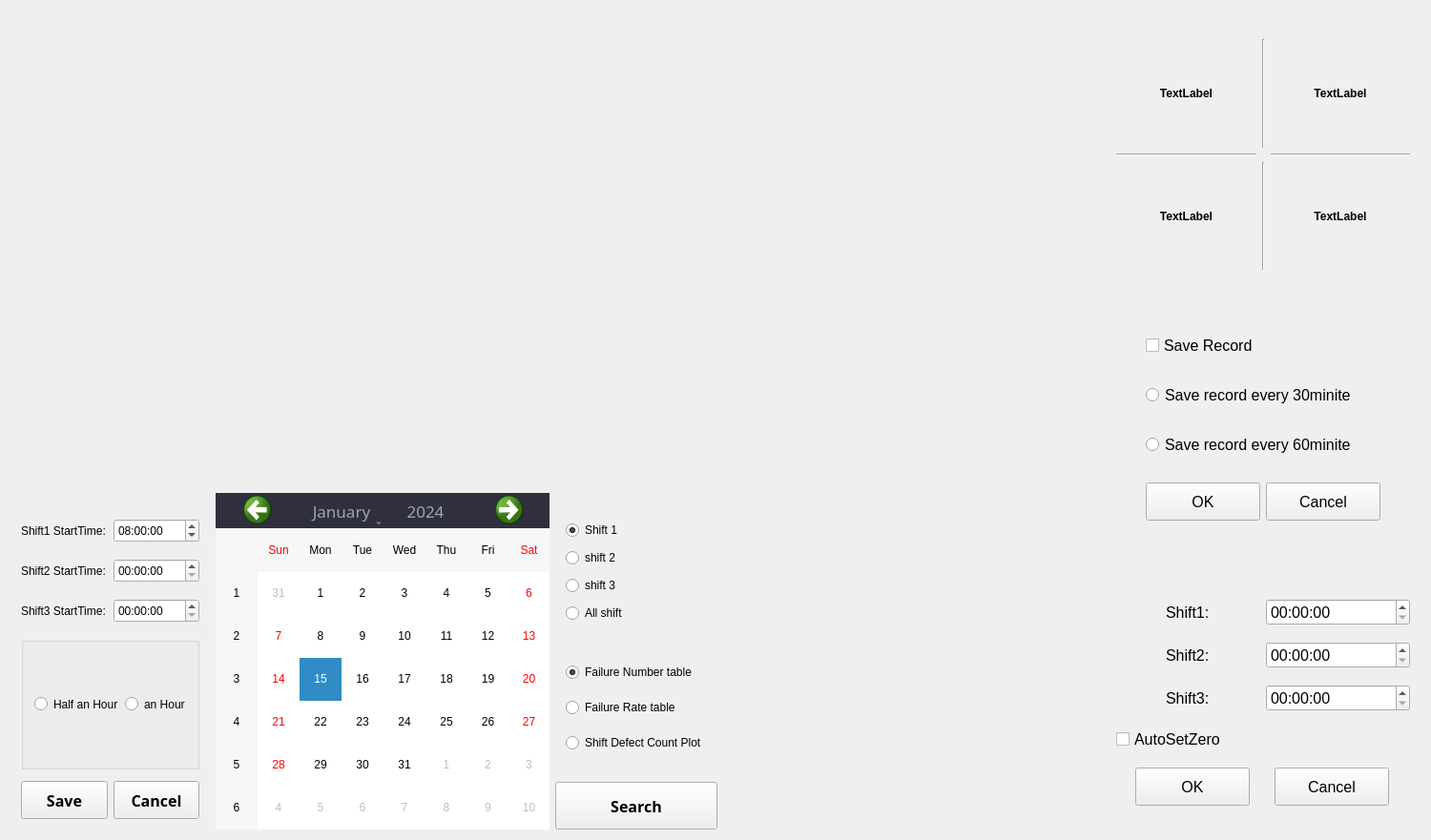
<?xml version="1.0" encoding="UTF-8"?>
<ui version="4.0">
 <class>widget_count</class>
 <widget class="QWidget" name="widget_count">
  <property name="geometry">
   <rect>
    <x>0</x>
    <y>0</y>
    <width>1500</width>
    <height>881</height>
   </rect>
  </property>
  <property name="windowTitle">
   <string>widget_count</string>
  </property>
  <layout class="QHBoxLayout" name="horizontalLayout">
   <item>
    <layout class="QVBoxLayout" name="verticalLayout">
     <property name="spacing">
      <number>0</number>
     </property>
     <property name="leftMargin">
      <number>0</number>
     </property>
     <property name="rightMargin">
      <number>0</number>
     </property>
     <item>
      <widget class="DHBaseWidget" name="widget" native="true">
       <property name="minimumSize">
        <size>
         <width>0</width>
         <height>25</height>
        </size>
       </property>
       <property name="maximumSize">
        <size>
         <width>16777215</width>
         <height>25</height>
        </size>
       </property>
      </widget>
     </item>
     <item>
      <widget class="QStackedWidget" name="stackedWidget">
       <property name="currentIndex">
        <number>1</number>
       </property>
       <widget class="QWidget" name="page">
        <layout class="QVBoxLayout" name="verticalLayout_4">
         <property name="spacing">
          <number>0</number>
         </property>
         <property name="leftMargin">
          <number>0</number>
         </property>
         <property name="topMargin">
          <number>5</number>
         </property>
         <property name="rightMargin">
          <number>0</number>
         </property>
         <property name="bottomMargin">
          <number>0</number>
         </property>
         <item>
          <widget class="QWidget" name="widget_page1" native="true">
           <layout class="QVBoxLayout" name="verticalLayout_7" stretch="2,2,3">
            <property name="leftMargin">
             <number>0</number>
            </property>
            <property name="topMargin">
             <number>5</number>
            </property>
            <property name="rightMargin">
             <number>0</number>
            </property>
            <property name="bottomMargin">
             <number>0</number>
            </property>
            <item>
             <widget class="QTableView" name="tableView_1"/>
            </item>
            <item>
             <widget class="QTableView" name="tableView_2"/>
            </item>
            <item>
             <layout class="QHBoxLayout" name="horizontalLayout_9">
              <item>
               <widget class="DHBaseWidget" name="widget_HistotySearch" native="true">
                <property name="sizePolicy">
                 <sizepolicy hsizetype="Fixed" vsizetype="Preferred">
                  <horstretch>0</horstretch>
                  <verstretch>0</verstretch>
                 </sizepolicy>
                </property>
                <property name="minimumSize">
                 <size>
                  <width>400</width>
                  <height>0</height>
                 </size>
                </property>
                <property name="maximumSize">
                 <size>
                  <width>400</width>
                  <height>16777215</height>
                 </size>
                </property>
                <layout class="QVBoxLayout" name="verticalLayout_5" stretch="0,6,1,0">
                 <property name="spacing">
                  <number>10</number>
                 </property>
                 <property name="leftMargin">
                  <number>0</number>
                 </property>
                 <property name="topMargin">
                  <number>30</number>
                 </property>
                 <property name="rightMargin">
                  <number>0</number>
                 </property>
                 <property name="bottomMargin">
                  <number>0</number>
                 </property>
                 <item>
                  <spacer name="verticalSpacer_3">
                   <property name="orientation">
                    <enum>Qt::Vertical</enum>
                   </property>
                   <property name="sizeHint" stdset="0">
                    <size>
                     <width>20</width>
                     <height>20</height>
                    </size>
                   </property>
                  </spacer>
                 </item>
                 <item>
                  <layout class="QHBoxLayout" name="horizontalLayout_7">
                   <item>
                    <spacer name="horizontalSpacer_2">
                     <property name="orientation">
                      <enum>Qt::Horizontal</enum>
                     </property>
                     <property name="sizeType">
                      <enum>QSizePolicy::Fixed</enum>
                     </property>
                     <property name="sizeHint" stdset="0">
                      <size>
                       <width>20</width>
                       <height>20</height>
                      </size>
                     </property>
                    </spacer>
                   </item>
                   <item>
                    <widget class="QCalendarWidget" name="calendarWidget_1">
                     <property name="maximumSize">
                      <size>
                       <width>330</width>
                       <height>300</height>
                      </size>
                     </property>
                     <property name="styleSheet">
                      <string notr="true">
QToolButton#qt_calendar_monthbutton,#qt_calendar_yearbutton{

color: #9ea5a9; 

font: 13pt simHei; 
}

QCalendarWidget QWidget#qt_calendar_navigationbar
{

background-color: #2F2F3E;
}
QCalendarWidget QToolButton {
    height: 30px;
    width: 80px;
    color: white;
    font-size: 24px;
    icon-size: 48px, 48px;
}
QCalendarWidget QMenu {
    width: 100px;
    left: 20px;
    color: white;
    font-size: 18px;
}

</string>
                     </property>
                     <property name="locale">
                      <locale language="English" country="UnitedStates"/>
                     </property>
                    </widget>
                   </item>
                   <item>
                    <spacer name="horizontalSpacer_3">
                     <property name="orientation">
                      <enum>Qt::Horizontal</enum>
                     </property>
                     <property name="sizeType">
                      <enum>QSizePolicy::Fixed</enum>
                     </property>
                     <property name="sizeHint" stdset="0">
                      <size>
                       <width>20</width>
                       <height>20</height>
                      </size>
                     </property>
                    </spacer>
                   </item>
                  </layout>
                 </item>
                 <item>
                  <layout class="QHBoxLayout" name="horizontalLayout_3">
                   <property name="leftMargin">
                    <number>15</number>
                   </property>
                   <property name="rightMargin">
                    <number>15</number>
                   </property>
                   <item>
                    <widget class="QPushButton" name="Btn_OpenExcel">
                     <property name="sizePolicy">
                      <sizepolicy hsizetype="Fixed" vsizetype="Expanding">
                       <horstretch>0</horstretch>
                       <verstretch>0</verstretch>
                      </sizepolicy>
                     </property>
                     <property name="minimumSize">
                      <size>
                       <width>120</width>
                       <height>0</height>
                      </size>
                     </property>
                     <property name="text">
                      <string>Open Excel Table</string>
                     </property>
                    </widget>
                   </item>
                   <item>
                    <spacer name="horizontalSpacer">
                     <property name="orientation">
                      <enum>Qt::Horizontal</enum>
                     </property>
                     <property name="sizeHint" stdset="0">
                      <size>
                       <width>40</width>
                       <height>20</height>
                      </size>
                     </property>
                    </spacer>
                   </item>
                   <item>
                    <widget class="QPushButton" name="Btn_HistorySearch">
                     <property name="sizePolicy">
                      <sizepolicy hsizetype="Fixed" vsizetype="Expanding">
                       <horstretch>0</horstretch>
                       <verstretch>0</verstretch>
                      </sizepolicy>
                     </property>
                     <property name="minimumSize">
                      <size>
                       <width>120</width>
                       <height>0</height>
                      </size>
                     </property>
                     <property name="text">
                      <string>History Search</string>
                     </property>
                    </widget>
                   </item>
                  </layout>
                 </item>
                 <item>
                  <spacer name="verticalSpacer_2">
                   <property name="orientation">
                    <enum>Qt::Vertical</enum>
                   </property>
                   <property name="sizeHint" stdset="0">
                    <size>
                     <width>20</width>
                     <height>20</height>
                    </size>
                   </property>
                  </spacer>
                 </item>
                </layout>
               </widget>
              </item>
              <item>
               <widget class="DHBaseWidget" name="widget_TimePie" native="true">
                <property name="sizePolicy">
                 <sizepolicy hsizetype="Expanding" vsizetype="Expanding">
                  <horstretch>0</horstretch>
                  <verstretch>0</verstretch>
                 </sizepolicy>
                </property>
                <layout class="QVBoxLayout" name="verticalLayout_6">
                 <property name="spacing">
                  <number>0</number>
                 </property>
                 <property name="leftMargin">
                  <number>0</number>
                 </property>
                 <property name="topMargin">
                  <number>30</number>
                 </property>
                 <property name="rightMargin">
                  <number>0</number>
                 </property>
                 <property name="bottomMargin">
                  <number>0</number>
                 </property>
                 <item>
                  <widget class="QWidget" name="widget_pie1" native="true">
                   <property name="styleSheet">
                    <string notr="true"/>
                   </property>
                  </widget>
                 </item>
                </layout>
               </widget>
              </item>
             </layout>
            </item>
           </layout>
          </widget>
         </item>
        </layout>
       </widget>
       <widget class="QWidget" name="page_2">
        <layout class="QVBoxLayout" name="verticalLayout_12" stretch="4,3">
         <property name="spacing">
          <number>5</number>
         </property>
         <property name="leftMargin">
          <number>0</number>
         </property>
         <property name="topMargin">
          <number>5</number>
         </property>
         <property name="rightMargin">
          <number>0</number>
         </property>
         <property name="bottomMargin">
          <number>0</number>
         </property>
         <item>
          <widget class="QCustomPlot" name="CustomPlot" native="true">
           <property name="contextMenuPolicy">
            <enum>Qt::CustomContextMenu</enum>
           </property>
           <property name="styleSheet">
            <string notr="true"/>
           </property>
          </widget>
         </item>
         <item>
          <layout class="QHBoxLayout" name="horizontalLayout_10" stretch="2,4,2,7">
           <property name="leftMargin">
            <number>0</number>
           </property>
           <item>
            <widget class="DHBaseWidget" name="widget_HistoryShift" native="true">
             <property name="contextMenuPolicy">
              <enum>Qt::NoContextMenu</enum>
             </property>
             <layout class="QGridLayout" name="gridLayout_2" rowstretch="1,0,0,0,0,0">
              <property name="topMargin">
               <number>25</number>
              </property>
              <property name="verticalSpacing">
               <number>12</number>
              </property>
              <item row="5" column="1">
               <widget class="QPushButton" name="pushButton_Cancel">
                <property name="minimumSize">
                 <size>
                  <width>0</width>
                  <height>40</height>
                 </size>
                </property>
                <property name="font">
                 <font>
                  <family>微软雅黑</family>
                  <pointsize>12</pointsize>
                  <weight>75</weight>
                  <bold>true</bold>
                 </font>
                </property>
                <property name="text">
                 <string>Cancel</string>
                </property>
               </widget>
              </item>
              <item row="3" column="0">
               <widget class="QLabel" name="label_4">
                <property name="minimumSize">
                 <size>
                  <width>0</width>
                  <height>30</height>
                 </size>
                </property>
                <property name="text">
                 <string>Shift3 StartTime:</string>
                </property>
               </widget>
              </item>
              <item row="2" column="1">
               <widget class="QTimeEdit" name="timeEdit_2">
                <property name="minimumSize">
                 <size>
                  <width>0</width>
                  <height>25</height>
                 </size>
                </property>
                <property name="maximumTime">
                 <time>
                  <hour>23</hour>
                  <minute>59</minute>
                  <second>59</second>
                 </time>
                </property>
                <property name="minimumTime">
                 <time>
                  <hour>0</hour>
                  <minute>0</minute>
                  <second>0</second>
                 </time>
                </property>
                <property name="displayFormat">
                 <string>HH:mm:ss</string>
                </property>
               </widget>
              </item>
              <item row="3" column="1">
               <widget class="QTimeEdit" name="timeEdit_3">
                <property name="minimumSize">
                 <size>
                  <width>0</width>
                  <height>25</height>
                 </size>
                </property>
                <property name="maximumTime">
                 <time>
                  <hour>23</hour>
                  <minute>59</minute>
                  <second>59</second>
                 </time>
                </property>
                <property name="minimumTime">
                 <time>
                  <hour>0</hour>
                  <minute>0</minute>
                  <second>0</second>
                 </time>
                </property>
                <property name="displayFormat">
                 <string>HH:mm:ss</string>
                </property>
               </widget>
              </item>
              <item row="2" column="0">
               <widget class="QLabel" name="label_5">
                <property name="minimumSize">
                 <size>
                  <width>0</width>
                  <height>30</height>
                 </size>
                </property>
                <property name="text">
                 <string>Shift2 StartTime:</string>
                </property>
               </widget>
              </item>
              <item row="5" column="0">
               <widget class="QPushButton" name="pushButton_Save">
                <property name="minimumSize">
                 <size>
                  <width>0</width>
                  <height>40</height>
                 </size>
                </property>
                <property name="font">
                 <font>
                  <family>微软雅黑</family>
                  <pointsize>12</pointsize>
                  <weight>75</weight>
                  <bold>true</bold>
                 </font>
                </property>
                <property name="text">
                 <string>Save</string>
                </property>
               </widget>
              </item>
              <item row="4" column="0" colspan="2">
               <widget class="QGroupBox" name="groupBox">
                <property name="minimumSize">
                 <size>
                  <width>0</width>
                  <height>50</height>
                 </size>
                </property>
                <property name="contextMenuPolicy">
                 <enum>Qt::NoContextMenu</enum>
                </property>
                <property name="styleSheet">
                 <string notr="true">border-color: rgb(190, 190, 190);</string>
                </property>
                <property name="title">
                 <string/>
                </property>
                <layout class="QHBoxLayout" name="horizontalLayout_11">
                 <item>
                  <widget class="QRadioButton" name="radioBtn_Half">
                   <property name="text">
                    <string>Half an Hour</string>
                   </property>
                  </widget>
                 </item>
                 <item>
                  <widget class="QRadioButton" name="radioBtn_anHour">
                   <property name="text">
                    <string>an Hour</string>
                   </property>
                  </widget>
                 </item>
                </layout>
               </widget>
              </item>
              <item row="0" column="0">
               <widget class="QLabel" name="label_1">
                <property name="minimumSize">
                 <size>
                  <width>0</width>
                  <height>30</height>
                 </size>
                </property>
                <property name="text">
                 <string>Shift1 StartTime:</string>
                </property>
               </widget>
              </item>
              <item row="0" column="1">
               <widget class="QTimeEdit" name="timeEdit_1">
                <property name="minimumSize">
                 <size>
                  <width>0</width>
                  <height>25</height>
                 </size>
                </property>
                <property name="time">
                 <time>
                  <hour>8</hour>
                  <minute>0</minute>
                  <second>0</second>
                 </time>
                </property>
                <property name="maximumTime">
                 <time>
                  <hour>23</hour>
                  <minute>59</minute>
                  <second>59</second>
                 </time>
                </property>
                <property name="displayFormat">
                 <string>HH:mm:ss</string>
                </property>
               </widget>
              </item>
             </layout>
            </widget>
           </item>
           <item>
            <widget class="QCalendarWidget" name="calendarWidget_2">
             <property name="minimumSize">
              <size>
               <width>350</width>
               <height>0</height>
              </size>
             </property>
             <property name="maximumSize">
              <size>
               <width>350</width>
               <height>16777215</height>
              </size>
             </property>
             <property name="contextMenuPolicy">
              <enum>Qt::NoContextMenu</enum>
             </property>
             <property name="styleSheet">
              <string notr="true">
QToolButton#qt_calendar_monthbutton,#qt_calendar_yearbutton{

color: #9ea5a9; 

font: 13pt simHei; 
}

QCalendarWidget QWidget#qt_calendar_navigationbar
{

background-color: #2F2F3E;
}
QCalendarWidget QToolButton {
    height: 30px;
    width: 100px;
    color: white;
    font-size: 24px;
    icon-size: 48px, 48px;
}
QCalendarWidget QMenu {
    width: 100px;
    left: 20px;
    color: white;
    font-size: 18px;
}

</string>
             </property>
             <property name="locale">
              <locale language="English" country="UnitedStates"/>
             </property>
            </widget>
           </item>
           <item>
            <layout class="QVBoxLayout" name="verticalLayout_8">
             <property name="topMargin">
              <number>0</number>
             </property>
             <property name="bottomMargin">
              <number>0</number>
             </property>
             <item>
              <widget class="DHBaseWidget" name="widget_shiftSearch" native="true">
               <property name="sizePolicy">
                <sizepolicy hsizetype="Preferred" vsizetype="Preferred">
                 <horstretch>0</horstretch>
                 <verstretch>0</verstretch>
                </sizepolicy>
               </property>
               <property name="contextMenuPolicy">
                <enum>Qt::NoContextMenu</enum>
               </property>
               <layout class="QVBoxLayout" name="verticalLayout_9">
                <property name="spacing">
                 <number>5</number>
                </property>
                <property name="topMargin">
                 <number>25</number>
                </property>
                <property name="bottomMargin">
                 <number>5</number>
                </property>
                <item>
                 <widget class="QRadioButton" name="radioButton_Shift1">
                  <property name="text">
                   <string>Shift 1</string>
                  </property>
                  <property name="checked">
                   <bool>true</bool>
                  </property>
                 </widget>
                </item>
                <item>
                 <widget class="QRadioButton" name="radioButton_Shift2">
                  <property name="text">
                   <string>shift 2</string>
                  </property>
                 </widget>
                </item>
                <item>
                 <widget class="QRadioButton" name="radioButton_Shift3">
                  <property name="text">
                   <string>shift 3</string>
                  </property>
                 </widget>
                </item>
                <item>
                 <widget class="QRadioButton" name="radioButton_ShiftAll">
                  <property name="text">
                   <string>All shift</string>
                  </property>
                 </widget>
                </item>
               </layout>
              </widget>
             </item>
             <item>
              <widget class="DHBaseWidget" name="widget_table" native="true">
               <property name="contextMenuPolicy">
                <enum>Qt::NoContextMenu</enum>
               </property>
               <layout class="QVBoxLayout" name="verticalLayout_10">
                <property name="topMargin">
                 <number>15</number>
                </property>
                <item>
                 <widget class="QRadioButton" name="radioButton_table1">
                  <property name="text">
                   <string>Failure Number table</string>
                  </property>
                  <property name="checked">
                   <bool>true</bool>
                  </property>
                 </widget>
                </item>
                <item>
                 <widget class="QRadioButton" name="radioButton_table2">
                  <property name="text">
                   <string>Failure Rate table</string>
                  </property>
                 </widget>
                </item>
                <item>
                 <widget class="QRadioButton" name="radioButton_table3">
                  <property name="text">
                   <string>Shift Defect Count Plot</string>
                  </property>
                 </widget>
                </item>
               </layout>
              </widget>
             </item>
             <item>
              <widget class="QPushButton" name="pushButton_Search">
               <property name="minimumSize">
                <size>
                 <width>150</width>
                 <height>50</height>
                </size>
               </property>
               <property name="font">
                <font>
                 <family>微软雅黑</family>
                 <pointsize>12</pointsize>
                 <weight>75</weight>
                 <bold>true</bold>
                </font>
               </property>
               <property name="text">
                <string>Search</string>
               </property>
              </widget>
             </item>
            </layout>
           </item>
           <item>
            <widget class="DHBaseWidget" name="widget_ShiftPie" native="true">
             <layout class="QVBoxLayout" name="verticalLayout_11">
              <property name="spacing">
               <number>0</number>
              </property>
              <property name="leftMargin">
               <number>0</number>
              </property>
              <property name="topMargin">
               <number>30</number>
              </property>
              <property name="rightMargin">
               <number>0</number>
              </property>
              <property name="bottomMargin">
               <number>0</number>
              </property>
              <item>
               <widget class="QWidget" name="widget_pie2" native="true"/>
              </item>
             </layout>
            </widget>
           </item>
          </layout>
         </item>
        </layout>
       </widget>
      </widget>
     </item>
    </layout>
   </item>
   <item>
    <widget class="QWidget" name="widget_countset" native="true">
     <property name="minimumSize">
      <size>
       <width>330</width>
       <height>0</height>
      </size>
     </property>
     <property name="maximumSize">
      <size>
       <width>330</width>
       <height>16777215</height>
      </size>
     </property>
     <layout class="QVBoxLayout" name="verticalLayout_3">
      <property name="spacing">
       <number>5</number>
      </property>
      <property name="margin">
       <number>0</number>
      </property>
      <item>
       <widget class="DHBaseWidget" name="widget_countInfo" native="true">
        <property name="minimumSize">
         <size>
          <width>0</width>
          <height>0</height>
         </size>
        </property>
        <property name="font">
         <font>
          <pointsize>12</pointsize>
         </font>
        </property>
        <layout class="QVBoxLayout" name="verticalLayout_2">
         <property name="topMargin">
          <number>30</number>
         </property>
         <item>
          <layout class="QGridLayout" name="gridLayout">
           <property name="margin">
            <number>0</number>
           </property>
           <item row="0" column="0">
            <widget class="QLabel" name="label_total">
             <property name="font">
              <font>
               <pointsize>9</pointsize>
               <weight>75</weight>
               <bold>true</bold>
              </font>
             </property>
             <property name="frameShape">
              <enum>QFrame::NoFrame</enum>
             </property>
             <property name="frameShadow">
              <enum>QFrame::Plain</enum>
             </property>
             <property name="text">
              <string>TextLabel</string>
             </property>
             <property name="alignment">
              <set>Qt::AlignCenter</set>
             </property>
            </widget>
           </item>
           <item row="0" column="2">
            <widget class="QLabel" name="label_failur">
             <property name="font">
              <font>
               <pointsize>9</pointsize>
               <weight>75</weight>
               <bold>true</bold>
              </font>
             </property>
             <property name="frameShape">
              <enum>QFrame::NoFrame</enum>
             </property>
             <property name="frameShadow">
              <enum>QFrame::Plain</enum>
             </property>
             <property name="text">
              <string>TextLabel</string>
             </property>
             <property name="alignment">
              <set>Qt::AlignCenter</set>
             </property>
            </widget>
           </item>
           <item row="0" column="1">
            <widget class="Line" name="line">
             <property name="orientation">
              <enum>Qt::Vertical</enum>
             </property>
            </widget>
           </item>
           <item row="2" column="0">
            <widget class="QLabel" name="label_failurRate">
             <property name="font">
              <font>
               <pointsize>9</pointsize>
               <weight>75</weight>
               <bold>true</bold>
              </font>
             </property>
             <property name="frameShape">
              <enum>QFrame::NoFrame</enum>
             </property>
             <property name="frameShadow">
              <enum>QFrame::Plain</enum>
             </property>
             <property name="text">
              <string>TextLabel</string>
             </property>
             <property name="alignment">
              <set>Qt::AlignCenter</set>
             </property>
            </widget>
           </item>
           <item row="2" column="1">
            <widget class="Line" name="line_3">
             <property name="orientation">
              <enum>Qt::Vertical</enum>
             </property>
            </widget>
           </item>
           <item row="2" column="2">
            <widget class="QLabel" name="label_modelRate">
             <property name="font">
              <font>
               <pointsize>9</pointsize>
               <weight>75</weight>
               <bold>true</bold>
              </font>
             </property>
             <property name="frameShape">
              <enum>QFrame::NoFrame</enum>
             </property>
             <property name="frameShadow">
              <enum>QFrame::Plain</enum>
             </property>
             <property name="text">
              <string>TextLabel</string>
             </property>
             <property name="alignment">
              <set>Qt::AlignCenter</set>
             </property>
            </widget>
           </item>
           <item row="1" column="2">
            <widget class="Line" name="line_4">
             <property name="orientation">
              <enum>Qt::Horizontal</enum>
             </property>
            </widget>
           </item>
           <item row="1" column="0">
            <widget class="Line" name="line_2">
             <property name="orientation">
              <enum>Qt::Horizontal</enum>
             </property>
            </widget>
           </item>
          </layout>
         </item>
        </layout>
       </widget>
      </item>
      <item>
       <widget class="DHBaseWidget" name="widget_saveRecord" native="true">
        <property name="font">
         <font>
          <pointsize>12</pointsize>
         </font>
        </property>
        <layout class="QGridLayout" name="gridLayout_saveRecord">
         <property name="topMargin">
          <number>30</number>
         </property>
         <item row="0" column="0">
          <widget class="QCheckBox" name="checkBox_saveRecord">
           <property name="font">
            <font>
             <pointsize>12</pointsize>
            </font>
           </property>
           <property name="text">
            <string>Save Record</string>
           </property>
          </widget>
         </item>
         <item row="3" column="0">
          <layout class="QHBoxLayout" name="horizontalLayout_2">
           <item>
            <widget class="QPushButton" name="pushButton_saveRecordOK">
             <property name="minimumSize">
              <size>
               <width>120</width>
               <height>40</height>
              </size>
             </property>
             <property name="maximumSize">
              <size>
               <width>120</width>
               <height>40</height>
              </size>
             </property>
             <property name="font">
              <font>
               <pointsize>12</pointsize>
              </font>
             </property>
             <property name="text">
              <string>OK</string>
             </property>
            </widget>
           </item>
           <item>
            <widget class="QPushButton" name="pushButton_saveRecordCancel">
             <property name="minimumSize">
              <size>
               <width>120</width>
               <height>40</height>
              </size>
             </property>
             <property name="maximumSize">
              <size>
               <width>120</width>
               <height>40</height>
              </size>
             </property>
             <property name="font">
              <font>
               <pointsize>12</pointsize>
              </font>
             </property>
             <property name="text">
              <string>Cancel</string>
             </property>
            </widget>
           </item>
          </layout>
         </item>
         <item row="1" column="0">
          <widget class="QRadioButton" name="radioButton_30minite">
           <property name="font">
            <font>
             <pointsize>12</pointsize>
            </font>
           </property>
           <property name="text">
            <string>Save record every 30minite</string>
           </property>
          </widget>
         </item>
         <item row="2" column="0">
          <widget class="QRadioButton" name="radioButton_60minite">
           <property name="font">
            <font>
             <pointsize>12</pointsize>
            </font>
           </property>
           <property name="text">
            <string>Save record every 60minite</string>
           </property>
          </widget>
         </item>
        </layout>
       </widget>
      </item>
      <item>
       <widget class="DHBaseWidget" name="widget_ShiftSet" native="true">
        <property name="font">
         <font>
          <pointsize>12</pointsize>
         </font>
        </property>
        <layout class="QVBoxLayout" name="verticalLayout_shitf">
         <property name="topMargin">
          <number>30</number>
         </property>
         <item>
          <layout class="QHBoxLayout" name="horizontalLayout_4">
           <item alignment="Qt::AlignHCenter">
            <widget class="QLabel" name="label">
             <property name="font">
              <font>
               <pointsize>12</pointsize>
              </font>
             </property>
             <property name="text">
              <string>Shift1:</string>
             </property>
            </widget>
           </item>
           <item>
            <widget class="QTimeEdit" name="timeEdit_shift1">
             <property name="font">
              <font>
               <pointsize>12</pointsize>
              </font>
             </property>
            </widget>
           </item>
          </layout>
         </item>
         <item>
          <layout class="QHBoxLayout" name="horizontalLayout_5">
           <item alignment="Qt::AlignHCenter">
            <widget class="QLabel" name="label_2">
             <property name="font">
              <font>
               <pointsize>12</pointsize>
              </font>
             </property>
             <property name="text">
              <string>Shift2:</string>
             </property>
            </widget>
           </item>
           <item>
            <widget class="QTimeEdit" name="timeEdit_shift2">
             <property name="font">
              <font>
               <pointsize>12</pointsize>
              </font>
             </property>
            </widget>
           </item>
          </layout>
         </item>
         <item>
          <layout class="QHBoxLayout" name="horizontalLayout_6">
           <item alignment="Qt::AlignHCenter">
            <widget class="QLabel" name="label_3">
             <property name="font">
              <font>
               <pointsize>12</pointsize>
              </font>
             </property>
             <property name="text">
              <string>Shift3:</string>
             </property>
            </widget>
           </item>
           <item>
            <widget class="QTimeEdit" name="timeEdit_shift3">
             <property name="font">
              <font>
               <pointsize>12</pointsize>
              </font>
             </property>
            </widget>
           </item>
          </layout>
         </item>
         <item>
          <widget class="QCheckBox" name="checkBox_AutoSetZero">
           <property name="font">
            <font>
             <pointsize>12</pointsize>
            </font>
           </property>
           <property name="text">
            <string>AutoSetZero</string>
           </property>
          </widget>
         </item>
         <item>
          <layout class="QHBoxLayout" name="horizontalLayout_8">
           <item>
            <widget class="QPushButton" name="pushButton_shiftOK">
             <property name="minimumSize">
              <size>
               <width>120</width>
               <height>40</height>
              </size>
             </property>
             <property name="maximumSize">
              <size>
               <width>120</width>
               <height>40</height>
              </size>
             </property>
             <property name="font">
              <font>
               <pointsize>12</pointsize>
              </font>
             </property>
             <property name="text">
              <string>OK</string>
             </property>
            </widget>
           </item>
           <item>
            <widget class="QPushButton" name="pushButton_shiftCancel">
             <property name="minimumSize">
              <size>
               <width>120</width>
               <height>40</height>
              </size>
             </property>
             <property name="maximumSize">
              <size>
               <width>120</width>
               <height>40</height>
              </size>
             </property>
             <property name="font">
              <font>
               <pointsize>12</pointsize>
              </font>
             </property>
             <property name="text">
              <string>Cancel</string>
             </property>
            </widget>
           </item>
          </layout>
         </item>
        </layout>
       </widget>
      </item>
     </layout>
    </widget>
   </item>
  </layout>
 </widget>
 <layoutdefault spacing="6" margin="11"/>
 <customwidgets>
  <customwidget>
   <class>DHBaseWidget</class>
   <extends>QWidget</extends>
   <header location="global">dhbasewidget.h</header>
   <container>1</container>
  </customwidget>
  <customwidget>
   <class>QCustomPlot</class>
   <extends>QWidget</extends>
   <header location="global">qcustomplot.h</header>
   <container>1</container>
  </customwidget>
 </customwidgets>
 <resources/>
 <connections/>
</ui>
